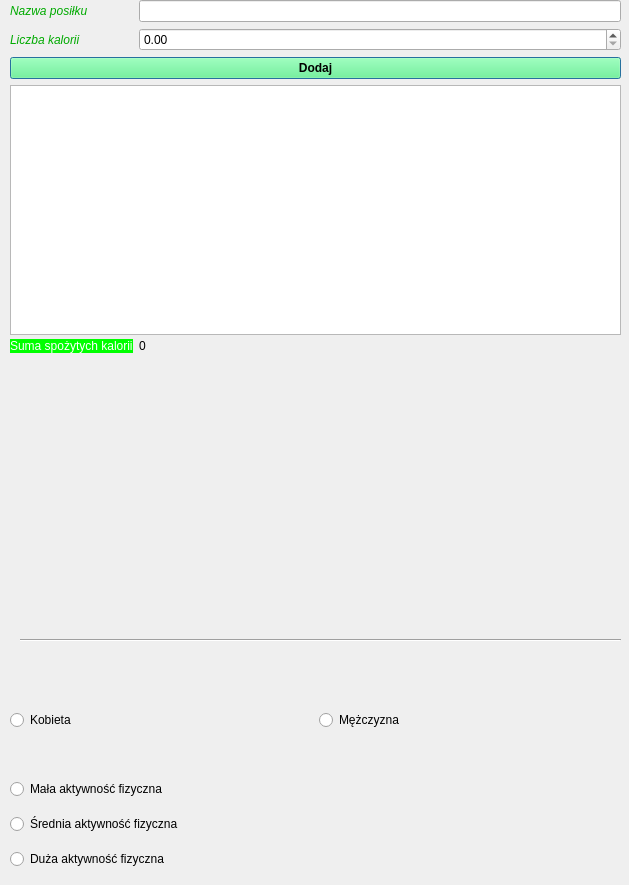
<?xml version="1.0" encoding="UTF-8"?>
<ui version="4.0">
 <class>Dialog</class>
 <widget class="QDialog" name="Dialog">
  <property name="geometry">
   <rect>
    <x>0</x>
    <y>0</y>
    <width>629</width>
    <height>885</height>
   </rect>
  </property>
  <property name="windowTitle">
   <string>Kalkulator kalorii</string>
  </property>
  <widget class="QWidget" name="gridLayoutWidget">
   <property name="geometry">
    <rect>
     <x>10</x>
     <y>0</y>
     <width>611</width>
     <height>608</height>
    </rect>
   </property>
   <layout class="QGridLayout" name="gridLayout">
    <item row="1" column="1">
     <widget class="QLabel" name="label_2">
      <property name="font">
       <font>
        <italic>true</italic>
       </font>
      </property>
      <property name="styleSheet">
       <string notr="true">* {
	color: rgb(0, 170, 0);
}</string>
      </property>
      <property name="text">
       <string>Liczba kalorii</string>
      </property>
     </widget>
    </item>
    <item row="0" column="1">
     <widget class="QLabel" name="label">
      <property name="font">
       <font>
        <italic>true</italic>
        <underline>false</underline>
       </font>
      </property>
      <property name="styleSheet">
       <string notr="true">* {
	color: rgb(0, 170, 0);
}</string>
      </property>
      <property name="text">
       <string>Nazwa posiłku</string>
      </property>
     </widget>
    </item>
    <item row="2" column="1" colspan="2">
     <widget class="QPushButton" name="addButton">
      <property name="font">
       <font>
        <weight>75</weight>
        <bold>true</bold>
       </font>
      </property>
      <property name="styleSheet">
       <string notr="true">*{
	background-color: rgb(85, 255, 127);
}</string>
      </property>
      <property name="text">
       <string>Dodaj</string>
      </property>
     </widget>
    </item>
    <item row="0" column="2">
     <widget class="QLineEdit" name="meal"/>
    </item>
    <item row="1" column="2">
     <widget class="QDoubleSpinBox" name="calories"/>
    </item>
    <item row="4" column="1">
     <widget class="QLabel" name="cal_sum_label">
      <property name="styleSheet">
       <string notr="true">*{
	color: rgb(255, 255, 255);
	background-color: rgb(0, 255, 0);
}</string>
      </property>
      <property name="text">
       <string>Suma spożytych kalorii</string>
      </property>
     </widget>
    </item>
    <item row="4" column="2">
     <widget class="QLabel" name="sum_cal">
      <property name="text">
       <string>0</string>
      </property>
     </widget>
    </item>
    <item row="3" column="1" colspan="2">
     <widget class="QListWidget" name="mealList">
      <property name="minimumSize">
       <size>
        <width>250</width>
        <height>250</height>
       </size>
      </property>
     </widget>
    </item>
    <item row="5" column="1" colspan="2">
     <widget class="QLabel" name="image">
      <property name="minimumSize">
       <size>
        <width>250</width>
        <height>250</height>
       </size>
      </property>
      <property name="text">
       <string/>
      </property>
     </widget>
    </item>
   </layout>
  </widget>
  <widget class="QWidget" name="gridLayoutWidget_2">
   <property name="geometry">
    <rect>
     <x>10</x>
     <y>680</y>
     <width>611</width>
     <height>80</height>
    </rect>
   </property>
   <layout class="QGridLayout" name="gridLayout_2">
    <item row="0" column="0">
     <widget class="QRadioButton" name="woman">
      <property name="text">
       <string>Kobieta</string>
      </property>
     </widget>
    </item>
    <item row="0" column="1">
     <widget class="QRadioButton" name="man">
      <property name="text">
       <string>Mężczyzna</string>
      </property>
     </widget>
    </item>
   </layout>
  </widget>
  <widget class="QWidget" name="gridLayoutWidget_3">
   <property name="geometry">
    <rect>
     <x>10</x>
     <y>770</y>
     <width>611</width>
     <height>111</height>
    </rect>
   </property>
   <layout class="QGridLayout" name="gridLayout_3">
    <item row="1" column="0">
     <widget class="QRadioButton" name="medium_activity">
      <property name="text">
       <string>Średnia aktywność fizyczna</string>
      </property>
     </widget>
    </item>
    <item row="0" column="0">
     <widget class="QRadioButton" name="small_activity">
      <property name="text">
       <string>Mała aktywność fizyczna</string>
      </property>
     </widget>
    </item>
    <item row="2" column="0">
     <widget class="QRadioButton" name="high_activity">
      <property name="text">
       <string>Duża aktywność fizyczna</string>
      </property>
     </widget>
    </item>
   </layout>
  </widget>
  <widget class="Line" name="line">
   <property name="geometry">
    <rect>
     <x>20</x>
     <y>620</y>
     <width>601</width>
     <height>41</height>
    </rect>
   </property>
   <property name="orientation">
    <enum>Qt::Horizontal</enum>
   </property>
  </widget>
 </widget>
 <resources/>
 <connections/>
</ui>
